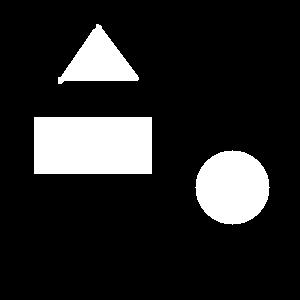
#> input picture Tarea7/Fig/prueba2.JPG, 300 x 300 px, found by its file name
$ jupyter execute --allow-errors Tarea7.ipynb   (shell and % lines are left out)   (Python 2 division)
#> lines starting #> are read from the running program, lines starting #| are printed output that depends on the picture; after the words box and inside, x2 and y2 are one past the last pixel; in counts of white or black regions, pixels touching at a corner belong together
<h1>TAREA 7</h1>
<h2>Sergio Alejandro Diaz Pinilla</h2>
<h2>Julian Camilo Mendez Corredor</h2>
<br>
<br>
<h2>Punto 1</h2>

<p>Implementar y evaluar el algoritmo de dilatación direccional.</p>

<h1 style="font-size:100%; background-color:rgba(70, 0, 700, 0.2); color:black; text-align:center; line-height : 30px;">
Visión de Máquina &#8212; F. Prieto </h1>

[cell 1]
import cv2
from IPython.display import Image
import numpy as np
from matplotlib import pyplot as plt
from __future__ import division

img = cv2.imread('Fig/prueba.png',0)
print "Listo"

[cell 2]
def createDirection():


    kernelDir = np.array([[0,0,0],[0,1,1],[0,0,0]], int)
    kernelDir2 = np.array([[0,0,0],[0,1,0],[0,0,1]], int)

    rotation = []

    for i in range(8):
        rotation.append(np.zeros((3,3)))
        if(i % 2 == 0):
            rotation[i] += kernelDir
            kernelDir = np.rot90(kernelDir,-1)
        else:
            rotation[i] += kernelDir2
            kernelDir2 = np.rot90(kernelDir2,-1)

    return rotation

def dfun(c1,c2):
    diff = (c1[0]-c2[0]),(c1[1],c2[1])
    dist = np.sqrt(diff[0]**2+diff[1]**2)
    return dist

def dir_dil(img, a2 , B = 1, a = 1):
    ex = dfun(c1,c2)**2 / a
    D = B*img*a2*np.exp(-ex)

def cg(img):
    M = cv2.moments(np.uint8(img))
    cx = int(M['m10']/M['m00'])
    cy = int(M['m01']/M['m00'])
    cv2.circle(img, (cx,cy), 1, 125)
    return (cx,cy)
#> (the rest of this cell did not finish here and is left out)

<h2>Punto 2</h2>

 <p> Implementar y evaluar el algoritmo de adelgazamiento por morfología matemática.<p>
<h1 style="font-size:100%; background-color:rgba(70, 0, 700, 0.2); color:black; text-align:center; line-height : 30px;">
Visión de Máquina &#8212; F. Prieto </h1>

[cell 3]
from scipy import ndimage

def createKernel():

    kernelhit = np.array([[0,0,0],[0,1,0],[1,1,1]], int)
    kernelhit2 = np.array([[0,0,0],[1,1,0],[1,1,0]], int)
    kernelmiss = np.array([[1,1,1],[0,0,0],[0,0,0]], int)
    kernelmiss2 = np.array([[0,1,1],[0,0,1],[0,0,0]], int)

    rotation = []
    rotationInv = []

    for i in range(8):
        rotation.append(np.zeros((3,3)))
        rotationInv.append(np.zeros((3,3)))
        if(i % 2 == 0):
            rotation[i] += kernelhit
            kernelhit = np.rot90(kernelhit,-1)
            rotationInv[i] += kernelmiss
            kernelmiss = np.rot90(kernelmiss,-1)
        else:
            rotation[i] += kernelhit2
            kernelhit2 = np.rot90(kernelhit2,-1)
            rotationInv[i] += kernelmiss2
            kernelmiss2 = np.rot90(kernelmiss2,-1)

    return rotation,rotationInv

def thinning(binary, rotation,rotationInv):

    res=np.zeros((binary.shape))
    plt.figure(1,figsize=(15,5))

    while True:
        actual=binary.copy()

        for i in range(8):
            res = ndimage.binary_hit_or_miss(binary, structure1=rotation[i],structure2=rotationInv[i])
            binary =np.uint8(binary+res)

        if( not(np.bitwise_xor(actual,binary).any())):
            return binary

img = cv2.imread('Fig/prueba.png',0)
ret, original = cv2.threshold(img,127,255,cv2.THRESH_BINARY)
rotation, rotationInv = createKernel()
#> (the rest of this cell did not finish here and is left out)

[cell 4]
img2 = cv2.imread('Fig/prueba2.jpg',0)
#> img2 is the input picture: shape (300, 300); min 0, max 255, mean 38.2
ret, original2 = cv2.threshold(img2,127,255,cv2.THRESH_BINARY)
#> original2: shape (300, 300); 15% white; 3 white regions, box (x1, y1, x2, y2) and area: (34, 117, 152, 174) 6726, (195, 150, 270, 225) 4293, (58, 24, 139, 84) 2463
skeleton=thinning(original2,rotation,rotationInv)
#> the loop in thinning, `while True:` made 38 passes
#> pass 2, in thinning (call 2), `actual=binary.copy()`:
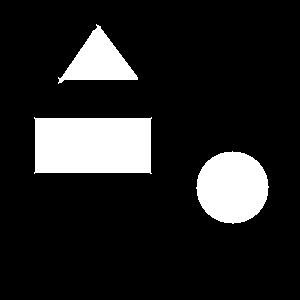
#> actual: shape (300, 300); 14.2% white; 3 white regions, box (x1, y1, x2, y2) and area: (34, 117, 152, 174) 6388, (196, 151, 269, 224) 4088, (58, 24, 138, 84) 2270
#> pass 3, in thinning (call 2), `actual=binary.copy()`:
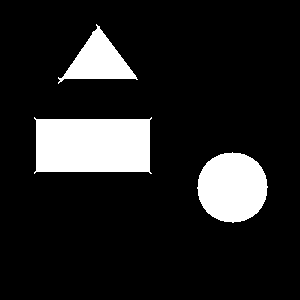
#> actual: shape (300, 300); 13.4% white; 3 white regions, box (x1, y1, x2, y2) and area: (34, 117, 152, 174) 6058, (197, 152, 268, 223) 3884, (58, 24, 138, 84) 2089
#> after the loop in thinning, `while True:`:
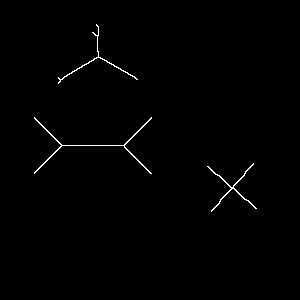
#> binary: shape (300, 300); 0.71% white in thin lines or dots, all inside (x1, y1, x2, y2) = (34, 24, 257, 212)


plt.figure(1,figsize=(10,5))
#> (this line was passed over: IPython is not available in this run)
plt.suptitle("Adelgazamiento")
#> (this line was passed over: IPython is not available in this run)
#> (the rest of this cell did not finish here and is left out)
